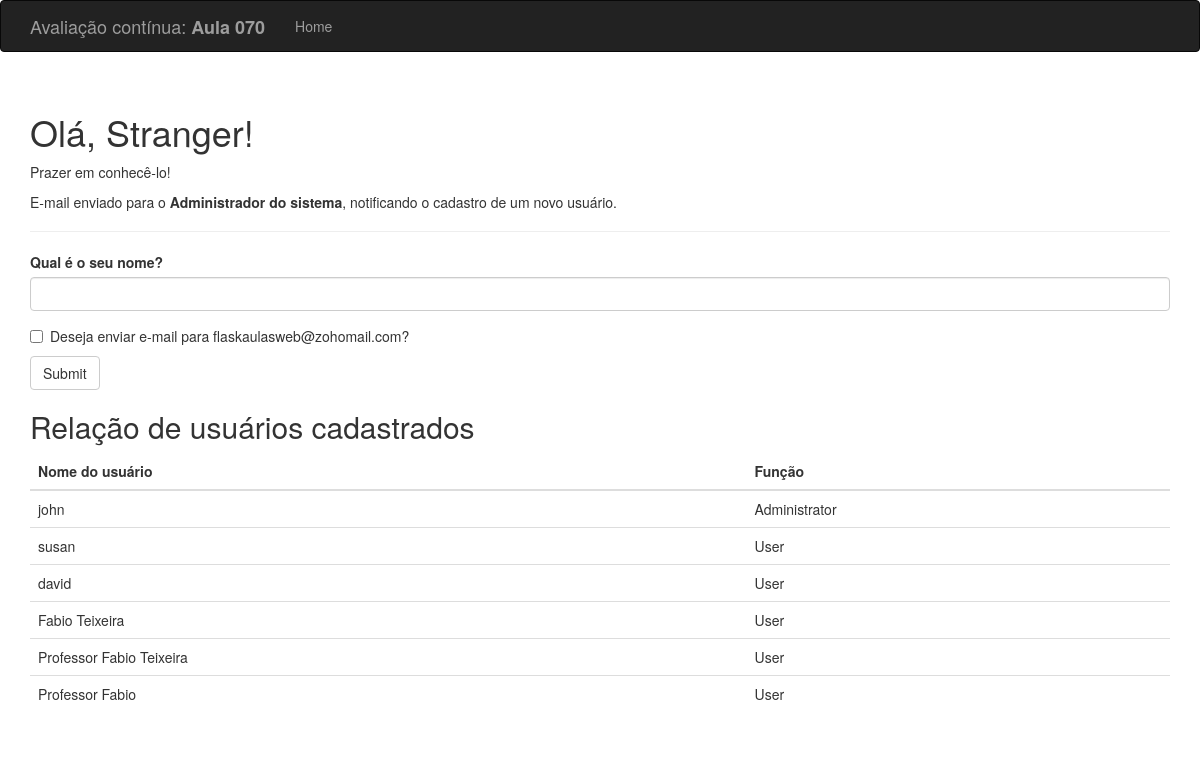
The page / on the database its author committed.
### hello.py (models this page shows, shortened)
class User(db.Model):
    __tablename__ = 'users'
    id = db.Column(db.Integer, primary_key=True)
    username = db.Column(db.String(64), unique=True, index=True)
    role_id = db.Column(db.Integer, db.ForeignKey('roles.id'))

class Role(db.Model):
    __tablename__ = 'roles'
    id = db.Column(db.Integer, primary_key=True)
    name = db.Column(db.String(64), unique=True)
    users = db.relationship('User', backref='role', lazy='dynamic')

### hello.py (the view, shortened to what this page needs)
@app.route('/', methods=['GET', 'POST'])
def index():
    form = NameForm()
    user_all = User.query.all();
    return render_template('index.html', form=form, name=session.get('name'),
                           known=session.get('known', False), user_all=user_all)

### hello.py
class NameForm(FlaskForm):
    name = StringField('Qual é o seu nome?', validators=[DataRequired()])
    email = BooleanField('Deseja enviar e-mail para flaskaulasweb@zohomail.com?')
    submit = SubmitField('Submit')

### templates/index.html (shortened to what this page needs)
{% extends "base.html" %}
{% import "bootstrap/wtf.html" as wtf %}
{% block page_content %}
<div class="page-header">
    <h1>Olá, {% if name %}{{ name }}{% else %}Stranger{% endif %}!</h1>
    {% if not known %}
    <p>Prazer em conhecê-lo!</p>
    <p>E-mail enviado para o <b>Administrador do sistema</b>, notificando o cadastro de um novo usuário.</p>
    {% else %}
    <p>Feliz em vê-lo novamente!</p>
    {% endif %}
</div>
{{ wtf.quick_form(form) }}
<h2>Relação de usuários cadastrados</h2>
<table class="table">
    <thead>
        <tr>
            <th>Nome do usuário</th>
            <th>Função</th>
        </tr>
    </thead>
    <tbody>
        {% for key in user_all %}
        <tr>
            <td>{{ key.username }}</td>
            <td>{{ key.role.name }}</td>
        </tr>
        {% endfor %}
    </tbody>
</table>
{% endblock %}

### templates/base.html (shortened to what this page needs)
{% extends "bootstrap/base.html" %}
{% block head %}
{{ super() }}
{% endblock %}
{% block navbar %}
<div class="navbar navbar-inverse" role="navigation">
    <div class="container">
        <div class="navbar-header">
            <a class="navbar-brand" href="/">Avaliação contínua: <b>Aula 070</b></a>
        </div>
        <div class="navbar-collapse collapse">
            <ul class="nav navbar-nav">
                <li><a href="/">Home</a></li>
            </ul>
        </div>
    </div>
</div>
{% endblock %}
{% block content %}
<div class="container">
    {% block page_content %}{% endblock %}
</div>
{% endblock %}

### rows shown on the page
User: username "john", role.name "Administrator"
User: username "susan", role.name "User"
User: username "david", role.name "User"
User: username "Fabio Teixeira", role.name "User"
User: username "Professor Fabio Teixeira", role.name "User"
User: username "Professor Fabio", role.name "User"
